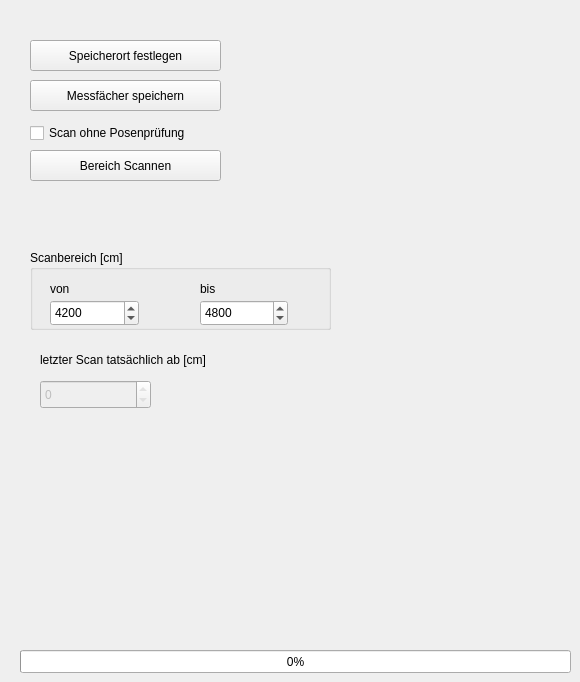
      <widget class="QWidget" name="tab_4">
       <attribute name="title">
        <string>Laserscanner</string>
       </attribute>
       <widget class="QPushButton" name="saveAs">
        <property name="geometry">
         <rect>
          <x>30</x>
          <y>40</y>
          <width>191</width>
          <height>31</height>
         </rect>
        </property>
        <property name="text">
         <string>Speicherort festlegen</string>
        </property>
       </widget>
       <widget class="QPushButton" name="singleScan">
        <property name="geometry">
         <rect>
          <x>30</x>
          <y>80</y>
          <width>191</width>
          <height>31</height>
         </rect>
        </property>
        <property name="text">
         <string>Messfächer speichern</string>
        </property>
        <property name="checkable">
         <bool>false</bool>
        </property>
       </widget>
       <widget class="QPushButton" name="scanSequence">
        <property name="geometry">
         <rect>
          <x>30</x>
          <y>150</y>
          <width>191</width>
          <height>31</height>
         </rect>
        </property>
        <property name="text">
         <string>Bereich Scannen</string>
        </property>
        <property name="checkable">
         <bool>true</bool>
        </property>
       </widget>
       <widget class="QProgressBar" name="progressBar">
        <property name="geometry">
         <rect>
          <x>20</x>
          <y>650</y>
          <width>551</width>
          <height>23</height>
         </rect>
        </property>
        <property name="sizePolicy">
         <sizepolicy hsizetype="Maximum" vsizetype="Expanding">
          <horstretch>0</horstretch>
          <verstretch>0</verstretch>
         </sizepolicy>
        </property>
        <property name="minimumSize">
         <size>
          <width>50</width>
          <height>0</height>
         </size>
        </property>
        <property name="maximumSize">
         <size>
          <width>600</width>
          <height>16777215</height>
         </size>
        </property>
        <property name="autoFillBackground">
         <bool>false</bool>
        </property>
        <property name="value">
         <number>0</number>
        </property>
       </widget>
       <widget class="QGroupBox" name="groupBox">
        <property name="geometry">
         <rect>
          <x>30</x>
          <y>250</y>
          <width>301</width>
          <height>80</height>
         </rect>
        </property>
        <property name="title">
         <string>Scanbereich [cm]</string>
        </property>
        <widget class="QLabel" name="label_22">
         <property name="geometry">
          <rect>
           <x>20</x>
           <y>30</y>
           <width>89</width>
           <height>17</height>
          </rect>
         </property>
         <property name="text">
          <string>von</string>
         </property>
        </widget>
        <widget class="QLabel" name="label_6">
         <property name="geometry">
          <rect>
           <x>170</x>
           <y>30</y>
           <width>88</width>
           <height>17</height>
          </rect>
         </property>
         <property name="text">
          <string>bis</string>
         </property>
        </widget>
        <widget class="QSpinBox" name="scanFrom">
         <property name="geometry">
          <rect>
           <x>20</x>
           <y>50</y>
           <width>89</width>
           <height>26</height>
          </rect>
         </property>
         <property name="maximum">
          <number>6400</number>
         </property>
         <property name="singleStep">
          <number>5</number>
         </property>
         <property name="value">
          <number>4200</number>
         </property>
        </widget>
        <widget class="QSpinBox" name="scanTo">
         <property name="geometry">
          <rect>
           <x>170</x>
           <y>50</y>
           <width>88</width>
           <height>26</height>
          </rect>
         </property>
         <property name="maximum">
          <number>6400</number>
         </property>
         <property name="singleStep">
          <number>5</number>
         </property>
         <property name="value">
          <number>4800</number>
         </property>
        </widget>
       </widget>
       <widget class="QLabel" name="label_31">
        <property name="geometry">
         <rect>
          <x>40</x>
          <y>350</y>
          <width>331</width>
          <height>20</height>
         </rect>
        </property>
        <property name="text">
         <string>letzter Scan tatsächlich ab [cm]</string>
        </property>
       </widget>
       <widget class="QSpinBox" name="scanFromReal">
        <property name="enabled">
         <bool>false</bool>
        </property>
        <property name="geometry">
         <rect>
          <x>40</x>
          <y>380</y>
          <width>111</width>
          <height>29</height>
         </rect>
        </property>
        <property name="readOnly">
         <bool>true</bool>
        </property>
        <property name="minimum">
         <number>0</number>
        </property>
        <property name="maximum">
         <number>5700</number>
        </property>
        <property name="value">
         <number>0</number>
        </property>
       </widget>
       <widget class="QCheckBox" name="noPoseCheck">
        <property name="geometry">
         <rect>
          <x>30</x>
          <y>120</y>
          <width>261</width>
          <height>26</height>
         </rect>
        </property>
        <property name="text">
         <string>Scan ohne Posenprüfung</string>
        </property>
       </widget>
      </widget>
